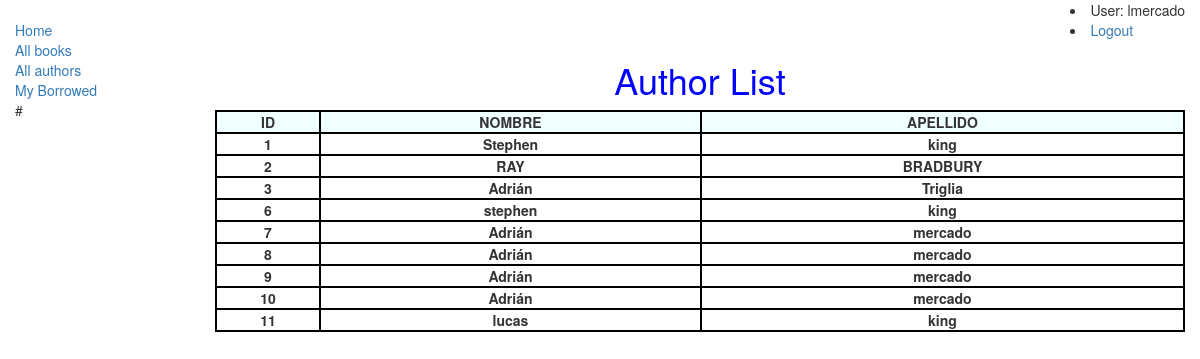
The app's page /catalog/author/ (signed in) with its own data.
### catalog/models.py (models this page shows, shortened)
class Author(models.Model):
    first_name = models.CharField(max_length=100, null=True)
    last_name = models.CharField(max_length=100, null=True)
    data_of_birth = models.DateField(null=True, blank=True, help_text='Ingrese fecha de nacimiento')
    data_of_death = models.DateField(null=True, blank=True, help_text='Ingrese fecha de su muerte')

### catalog/views.py (the view)
# urls.py: urlpatterns += [path('author/', views.AuthorListView.as_view(), name='authors'), ]
class AuthorListView(generic.ListView):
    model = Author
    context_object_name = 'author_list'   # your own name for the list as a template variable
    queryset = Author.objects.all()
    template_name = 'authors/author_list.html'  # Specify your own template name/location
    def get_context_data(self, **kwargs):
        context = super(AuthorListView, self).get_context_data(**kwargs)
        return context

### catalog/templates/catalog/author_list.html
{% extends "base_template.html" %}
{% block content %}
    <h1 style="text-align: center;">Author List</h1>
    {% if author_list %}
         <table style="width: 100%;">
            <tr style="text-align: center">
                <th>ID</th>
                <th>NOMBRE</th>
                <th>APELLIDO</th>
            </tr>
            {% for author in author_list %}
            <tr style="text-align: center;">
                    <td><strong>{{author.id}}</strong></td>
                    <td><strong>{{author.first_name}}</strong></td>
                    <td><strong>{{author.last_name}}</strong></td>
            </tr>
            {% endfor %}
         </table>
    {% else %}
        <p> There are  no authors available.</p>
    {% endif %}
{% endblock %}

### catalog/templates/base_template.html (shortened to what this page needs)
<!DOCTYPE html>
<html lang="en">
<head>
  <link rel="stylesheet" href="https://maxcdn.bootstrapcdn.com/bootstrap/3.3.7/css/bootstrap.min.css">
  {% load static %}
  <link rel="stylesheet" href="{% static 'css/styles.css' %}">
</head>
<body>
  <div class="container-fluid">
     <div class="rigth">
        {% if user.is_authenticated %}
              <li>User: {{ user.get_username }}</li>
              <li><a href="{% url 'logout'%}?next={{request.path}}">Logout</a></li>
        {% else %}
              <li><a href="{% url 'login'%}?next={{request.path}}">Login</a></li>
        {% endif %}
    </div>
    <div class="row">
      <div class="col-sm-2">
      {% block sidebar %}
      <ul class="sidebar-nav">
          <li><a href="{% url 'index' %}">Home</a></li>
          <li><a href="{% url 'books' %}">All books</a></li>
          <li><a href="{% url 'authors' %}">All authors</a></li>
          <li><a href="{% url 'my-borrowed' %}">My Borrowed</a></li>
          #
      </ul>
     {% endblock %}
      </div>
      <div class="col-sm-10 ">
      {% block content %}{% endblock %}
      </div>
    </div>
  </div>
</body>
</html>

### catalog/static/css/styles.css (style rules this page uses)
.sidebar-nav { margin-top: 20px; padding: 0; list-style: none; }
.rigth { float : right; }
th { text-align: center; border: 2px solid black; background: azure; }
tr td { text-align: center; border: 2px solid black; }
h1 { color: blue; }

### records on screen
Author: id "1", first_name "Stephen", last_name "king"
Author: id "2", first_name "RAY", last_name "BRADBURY"
Author: id "3", first_name "Adrián", last_name "Triglia"
Author: id "6", first_name "stephen", last_name "king"
Author: id "7", first_name "Adrián", last_name "mercado"
Author: id "8", first_name "Adrián", last_name "mercado"
Author: id "9", first_name "Adrián", last_name "mercado"
Author: id "10", first_name "Adrián", last_name "mercado"
Author: id "11", first_name "lucas", last_name "king"

### other values on screen
{{ user.get_username }} "lmercado"
